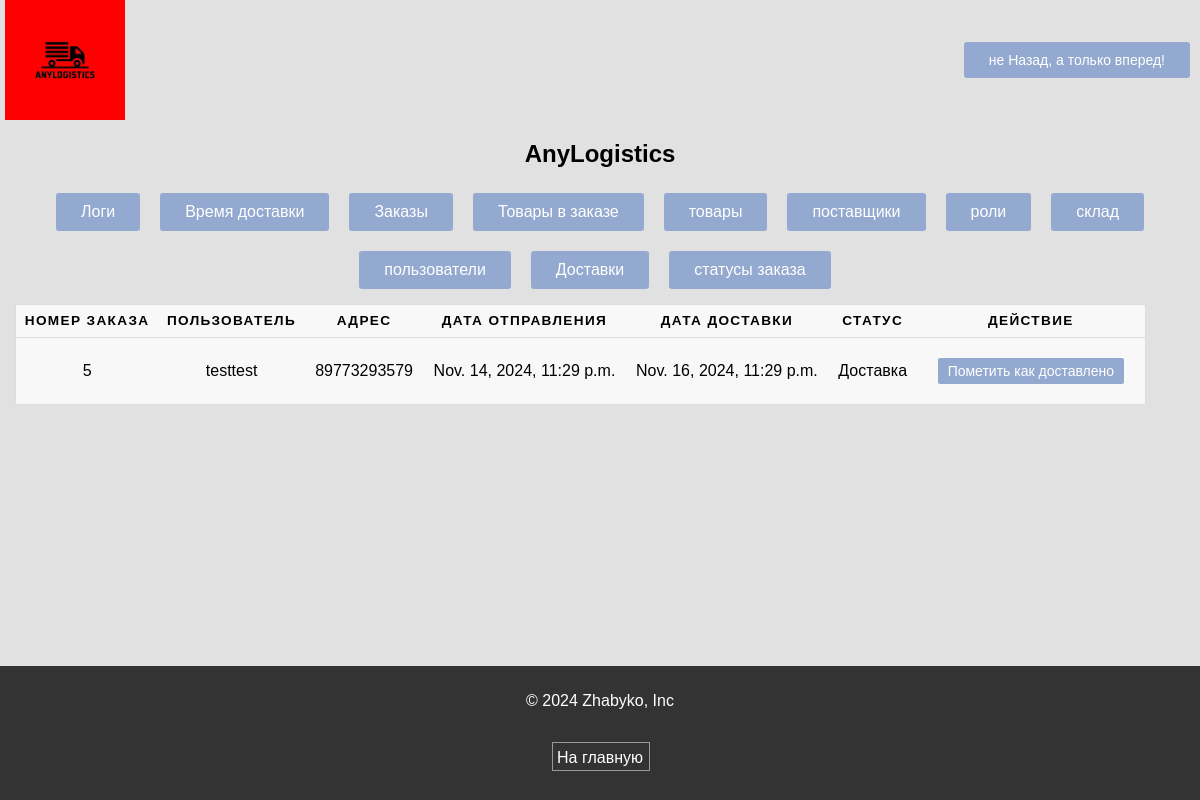
Page /logistic/account_delivery/ (signed in) on the committed database.
### logistic/models.py (models this page shows, shortened)
class Order(models.Model):
    user = models.ForeignKey(User, on_delete=models.CASCADE)
    cost = models.FloatField()
    address = models.CharField(max_length=50)
    status = models.ForeignKey(OrderStatus, on_delete=models.CASCADE)
    tracking_number = models.IntegerField(blank=True, null=True)
    departure_date = models.DateTimeField(default=datetime.date.today())
    delivery_date = models.DateTimeField(null = True, blank = True)
    is_deleted = models.BooleanField(default=False)
    is_supply = models.BooleanField(default=False, verbose_name="Поставка")
    objects = NonDeletedManager()
    all_objects = models.Manager()

class User(AbstractBaseUser, PermissionsMixin):
    login = models.CharField(max_length=15, unique=True)
    password = models.CharField(max_length=128)
    role = models.ForeignKey(Role, on_delete=models.CASCADE)
    phone = models.CharField(
        max_length=15,
        validators=[
            RegexValidator(
                regex=r'^[0-9\(\)\-\+]+$',
                message="Телефон может содержать только цифры, знаки (), -, +.",
            )
        ])
    is_deleted = models.BooleanField(default=False)
    last_login = models.DateTimeField(null=True, blank=True)
    is_staff = models.BooleanField(default=False)
    is_superuser = models.BooleanField(default=False)
    USERNAME_FIELD = 'login'
    REQUIRED_FIELDS = ['phone', 'role']
    objects = NonDeletedManager()
    all_objects = models.Manager()
    def __str__(self):
        return self.login

class OrderStatus(models.Model):
    status = models.CharField(max_length=20)
    is_deleted = models.BooleanField(default=False)
    objects = NonDeletedManager()
    all_objects = models.Manager()

### logistic/decorators.py (the view)
        def _wrapped_view(request, *args, **kwargs):
            if not request.user.is_authenticated:
                messages.warning(request, "Для доступа к этой странице необходимо войти в систему.")
                return redirect('home')
            if not request.user.role or request.user.role.role not in role_names:
                messages.warning(request, "У вас нет доступа к этой странице.")
                previous_url = request.META.get('HTTP_REFERER', reverse('home'))
                return redirect(previous_url)
            return view_func(request, *args, **kwargs)

### logistic/models.py (called while the page is built)
    def get_queryset(self):
        return super().get_queryset().filter(is_deleted=False)

### logistic/views.py (called while the page is built)
@login_required
@role_required(['manager', 'admin', 'delivery'])
def delivery_orders(request):
    delivery_status = OrderStatus.objects.filter(status="Доставка").first()
    if delivery_status:
        orders = Order.objects.filter(status=delivery_status)
    else:
        orders = []
    return render(request, 'account_delivery.html', {'orders': orders})

### logistic/templates/account_delivery.html (shortened to what this page needs)
{% extends 'base.html' %}
{% load static %}
{% block body %}
<table>
    <thead>
        <tr>
            <th>Номер заказа</th>
            <th>Пользователь</th>
            <th>Адрес</th>
            <th>Дата отправления</th>
            <th>Дата доставки</th>
            <th>Статус</th>
            <th>Действие</th>
        </tr>
    </thead>
    <tbody>
        {% for order in orders %}
        <tr>
            <td>{{ order.id }}</td>
            <td>{{ order.user }}</td>
            <td>{{ order.address }}</td>
            <td>{{ order.departure_date }}</td>
            <td>{{ order.delivery_date }}</td>
            <td>{{ order.status.status }}</td>
            <td>
                {% if order.status.status == 'Доставка' %}
                    <a class="service-btn" href="{% url 'mark_as_delivered' order.id %}">Пометить как доставлено</a>
                {% else %}
                    Уже доставлено
                {% endif %}
            </td>
        </tr>
        {% endfor %}
    </tbody>
</table>
{% endblock %}

### Kur2/static/styles/style.css (style rules this page uses)
html, body { height: 100%; margin: 0; }
body { font-family: 'Lucida Sans Unicode', 'Lucida Grande', sans-serif; font-size: 16px; background: #e1e1e1; background-size: cover; min-height: 100%; }
.service-btn { text-align: center; vertical-align: center; background-color: #93a9cf; width: fit-content; text-wrap: auto; border: none; color: #ffffff; margin: 10px; padding: 5px 10px; text-decoration: none; display: inline-block; font-size: 14px; border-radius: 2px; }
table { border: 1px solid #ccc; border-collapse: collapse; margin: 10px; padding: 0; align-self: center; table-layout: fixed; min-width: 95%; }
table tr { background-color: #f8f8f8; border: 1px solid #ddd; padding: .35em; }
table th, table td { padding: .625em; text-align: center; }
table th { font-size: .85em; letter-spacing: .1em; text-transform: uppercase; }

### rows in the picture
Order: id "5", user "testtest", address "89773293579", departure_date "Nov. 14, 2024, 11:29 p.m.", delivery_date "Nov. 16, 2024, 11:29 p.m.", status.status "Доставка", shows "Пометить как доставлено"
